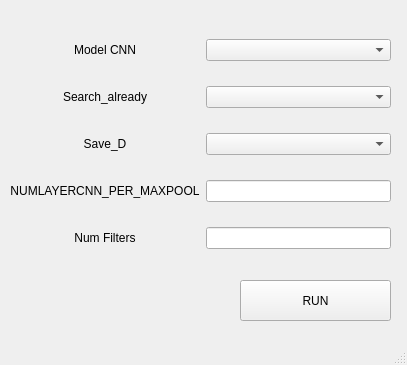
<?xml version="1.0" encoding="UTF-8"?>
<ui version="4.0">
 <class>MainWindow</class>
 <widget class="QMainWindow" name="MainWindow">
  <property name="geometry">
   <rect>
    <x>0</x>
    <y>0</y>
    <width>407</width>
    <height>365</height>
   </rect>
  </property>
  <property name="windowTitle">
   <string>POPUP MODEL</string>
  </property>
  <widget class="QWidget" name="centralwidget">
   <widget class="QWidget" name="gridLayoutWidget">
    <property name="geometry">
     <rect>
      <x>10</x>
      <y>20</y>
      <width>381</width>
      <height>251</height>
     </rect>
    </property>
    <layout class="QGridLayout" name="gridLayout">
     <item row="0" column="1">
      <widget class="QComboBox" name="comboBox"/>
     </item>
     <item row="1" column="1">
      <widget class="QComboBox" name="comboBox_2"/>
     </item>
     <item row="0" column="0">
      <widget class="QLabel" name="label_2">
       <property name="text">
        <string>Model CNN</string>
       </property>
       <property name="alignment">
        <set>Qt::AlignCenter</set>
       </property>
      </widget>
     </item>
     <item row="4" column="1">
      <widget class="QLineEdit" name="lineEdit_2"/>
     </item>
     <item row="2" column="0">
      <widget class="QLabel" name="label_3">
       <property name="text">
        <string>Save_D</string>
       </property>
       <property name="alignment">
        <set>Qt::AlignCenter</set>
       </property>
      </widget>
     </item>
     <item row="1" column="0">
      <widget class="QLabel" name="label">
       <property name="text">
        <string>Search_already</string>
       </property>
       <property name="alignment">
        <set>Qt::AlignCenter</set>
       </property>
      </widget>
     </item>
     <item row="3" column="0">
      <widget class="QLabel" name="label_4">
       <property name="text">
        <string>NUMLAYERCNN_PER_MAXPOOL</string>
       </property>
       <property name="alignment">
        <set>Qt::AlignCenter</set>
       </property>
      </widget>
     </item>
     <item row="2" column="1">
      <widget class="QComboBox" name="comboBox_3"/>
     </item>
     <item row="3" column="1">
      <widget class="QLineEdit" name="lineEdit"/>
     </item>
     <item row="4" column="0">
      <widget class="QLabel" name="label_5">
       <property name="text">
        <string>Num Filters</string>
       </property>
       <property name="alignment">
        <set>Qt::AlignCenter</set>
       </property>
      </widget>
     </item>
    </layout>
   </widget>
   <widget class="QPushButton" name="pushButton">
    <property name="geometry">
     <rect>
      <x>240</x>
      <y>280</y>
      <width>151</width>
      <height>41</height>
     </rect>
    </property>
    <property name="text">
     <string>RUN</string>
    </property>
   </widget>
  </widget>
  <widget class="QMenuBar" name="menubar">
   <property name="geometry">
    <rect>
     <x>0</x>
     <y>0</y>
     <width>407</width>
     <height>22</height>
    </rect>
   </property>
  </widget>
  <widget class="QStatusBar" name="statusbar"/>
 </widget>
 <resources/>
 <connections/>
</ui>
